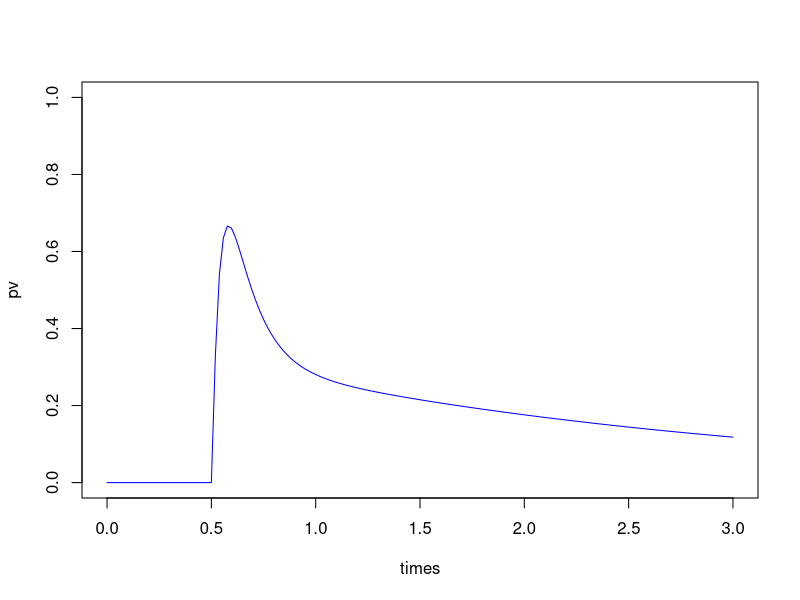

Write the R code that produced this figure.
# the formula for protective effect of MVDA

library(deSolve)

times <- seq(0, 3, by = (1/52))

#MODEL PARAMETERS
parameters <- c(cm = 365, #12/1, #365,          # rate of mass intervetion deployment
                ka = 52/2,       # 1/(time to full protective effect of vaccine after dose)
                kf = 365*log(2)/45,       # fast rate of loss of vaccine protective effect
                ks = 365*log(2)/634,        # slow rate of loss of vaccine protective effect
                delta = 12/5,    # 1/(time to transition between fast and slow rate for loss of vaccine protection)
                pv0 = 0.9        # maximum starting vaccine protection level
                )

inity <- 1

# MODEL INITIAL CONDITIONS
state <- c(y01=inity, y02 = 0, yf=0, ys=0)

# set up a function to solve the equations
prot<-function(t, state, parameters) 
{
  with(as.list(c(state, parameters)),
       {
         
         cmon<- (t>0.5)*(t<=0.6)*cm
         
         dy01 <- -cmon*y01
         dy02 <- cmon*y01-ka*y02
         dyf <-  ka*y02-(kf+delta)*yf
         dys <-  delta*yf - ks*ys
         
         # return the rate of change
         list(c(dy01, dy02, dyf, dys))
       }
  ) 
  
}


# run the model
out <- ode(y = state, times = times, func = prot, parms = parameters)

pv <- out[,"yf"]+out[,"ys"]

plot(times,pv,type="l",col='blue',ylim=c(0,1))
